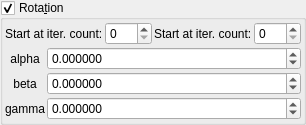
       <widget class="MyGroupBox" name="groupCheck_transf_function_enabledR_false">
        <property name="toolTip">
         <string/>
        </property>
        <property name="title">
         <string>Rota&amp;tion</string>
        </property>
        <property name="checkable">
         <bool>true</bool>
        </property>
        <layout class="QVBoxLayout" name="verticalLayout_31" stretch="0,0">
         <property name="spacing">
          <number>2</number>
         </property>
         <property name="leftMargin">
          <number>2</number>
         </property>
         <property name="topMargin">
          <number>2</number>
         </property>
         <property name="rightMargin">
          <number>2</number>
         </property>
         <property name="bottomMargin">
          <number>2</number>
         </property>
         <item>
          <layout class="QGridLayout" name="gridLayout_66">
           <property name="spacing">
            <number>2</number>
           </property>
           <item row="0" column="2">
            <widget class="QLabel" name="label_248">
             <property name="text">
              <string>Start at iter. count:</string>
             </property>
            </widget>
           </item>
           <item row="0" column="3">
            <widget class="MySpinBox" name="spinboxInt_transf_stop_iterations_R">
             <property name="sizePolicy">
              <sizepolicy hsizetype="Minimum" vsizetype="Maximum">
               <horstretch>0</horstretch>
               <verstretch>0</verstretch>
              </sizepolicy>
             </property>
             <property name="maximum">
              <number>999</number>
             </property>
            </widget>
           </item>
           <item row="0" column="0">
            <widget class="QLabel" name="label_249">
             <property name="text">
              <string>Start at iter. count:</string>
             </property>
            </widget>
           </item>
           <item row="0" column="1">
            <widget class="MySpinBox" name="spinboxInt_transf_start_iterations_R">
             <property name="sizePolicy">
              <sizepolicy hsizetype="Minimum" vsizetype="Maximum">
               <horstretch>0</horstretch>
               <verstretch>0</verstretch>
              </sizepolicy>
             </property>
             <property name="maximum">
              <number>999</number>
             </property>
            </widget>
           </item>
          </layout>
         </item>
         <item>
          <layout class="QGridLayout" name="gridLayout_10" columnstretch="0,1">
           <property name="spacing">
            <number>2</number>
           </property>
           <item row="1" column="1">
            <widget class="MyDoubleSpinBox" name="spinboxd3_transf_rotation_y">
             <property name="sizePolicy">
              <sizepolicy hsizetype="Minimum" vsizetype="Maximum">
               <horstretch>0</horstretch>
               <verstretch>0</verstretch>
              </sizepolicy>
             </property>
             <property name="prefix">
              <string/>
             </property>
             <property name="suffix">
              <string/>
             </property>
             <property name="decimals">
              <number>6</number>
             </property>
             <property name="minimum">
              <double>-36000.000000000000000</double>
             </property>
             <property name="maximum">
              <double>36000.000000000000000</double>
             </property>
             <property name="singleStep">
              <double>1.000000000000000</double>
             </property>
            </widget>
           </item>
           <item row="2" column="1">
            <widget class="MyDoubleSpinBox" name="spinboxd3_transf_rotation_z">
             <property name="sizePolicy">
              <sizepolicy hsizetype="Minimum" vsizetype="Maximum">
               <horstretch>0</horstretch>
               <verstretch>0</verstretch>
              </sizepolicy>
             </property>
             <property name="prefix">
              <string/>
             </property>
             <property name="suffix">
              <string/>
             </property>
             <property name="decimals">
              <number>6</number>
             </property>
             <property name="minimum">
              <double>-36000.000000000000000</double>
             </property>
             <property name="maximum">
              <double>36000.000000000000000</double>
             </property>
             <property name="singleStep">
              <double>1.000000000000000</double>
             </property>
            </widget>
           </item>
           <item row="0" column="1">
            <widget class="MyDoubleSpinBox" name="spinboxd3_transf_rotation_x">
             <property name="sizePolicy">
              <sizepolicy hsizetype="Minimum" vsizetype="Maximum">
               <horstretch>0</horstretch>
               <verstretch>0</verstretch>
              </sizepolicy>
             </property>
             <property name="prefix">
              <string/>
             </property>
             <property name="suffix">
              <string/>
             </property>
             <property name="decimals">
              <number>6</number>
             </property>
             <property name="minimum">
              <double>-36000.000000000000000</double>
             </property>
             <property name="maximum">
              <double>36000.000000000000000</double>
             </property>
             <property name="singleStep">
              <double>1.000000000000000</double>
             </property>
            </widget>
           </item>
           <item row="2" column="0">
            <widget class="QLabel" name="label_36">
             <property name="text">
              <string notr="true">gamma</string>
             </property>
             <property name="alignment">
              <set>Qt::AlignCenter</set>
             </property>
            </widget>
           </item>
           <item row="1" column="0">
            <widget class="QLabel" name="label_34">
             <property name="text">
              <string notr="true">beta</string>
             </property>
             <property name="alignment">
              <set>Qt::AlignCenter</set>
             </property>
            </widget>
           </item>
           <item row="0" column="0">
            <widget class="QLabel" name="label_35">
             <property name="text">
              <string notr="true">alpha</string>
             </property>
             <property name="alignment">
              <set>Qt::AlignCenter</set>
             </property>
            </widget>
           </item>
          </layout>
         </item>
        </layout>
       </widget>
